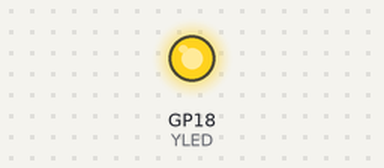
The program below on a simulated Raspberry Pi Pico running MicroPython. Parts: output pins drawn as LEDs (lit = HIGH).

Above: at 1.5 s.
At 4.7 s:
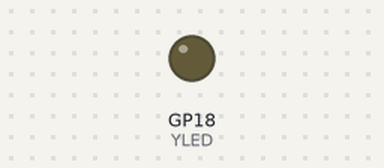
Timing chart, 0 to 12.1 s (numbered marks = the images above):
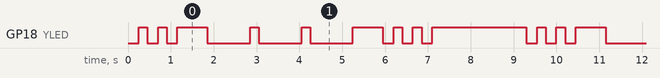

Measured:
- by itself, GP18 (YLED): repeats every 9.3 s: LOW 0.25 s, HIGH 0.20 s, LOW 0.25 s, HIGH 0.70 s, 2 × (LOW 1.0 s, HIGH 0.20 s), LOW 1.0 s, HIGH 0.70 s, 2 × (LOW 0.25 s, HIGH 0.20 s), LOW 0.25 s, HIGH 2.2 s, LOW 0.25 s, HIGH 0.20 s
- by itself, everything shown: repeats every 9.3 s, in 18 steps

The program:

firstProg.py
```python
from machine import Pin
import utime

Dot = 0.25
Dash = 1.0
Gap = 0.2
ON = 0
OFF = 1

YLED = Pin(18, Pin.OUT)

while True:
    for i in range(0,3):
        YLED.value(ON)
        utime.sleep(Dot)
        YLED.value(OFF)
        utime.sleep(Gap)

    utime.sleep(0.5)

    for i in range(0,3):
        YLED.value(ON)
        utime.sleep(Dash)
        YLED.value(OFF)
        utime.sleep(Gap)

    utime.sleep(0.5)

    for i in range(0,3):
        YLED.value(ON)
        utime.sleep(Dot)
        YLED.value(OFF)
        utime.sleep(Gap)

    utime.sleep(2)
```
